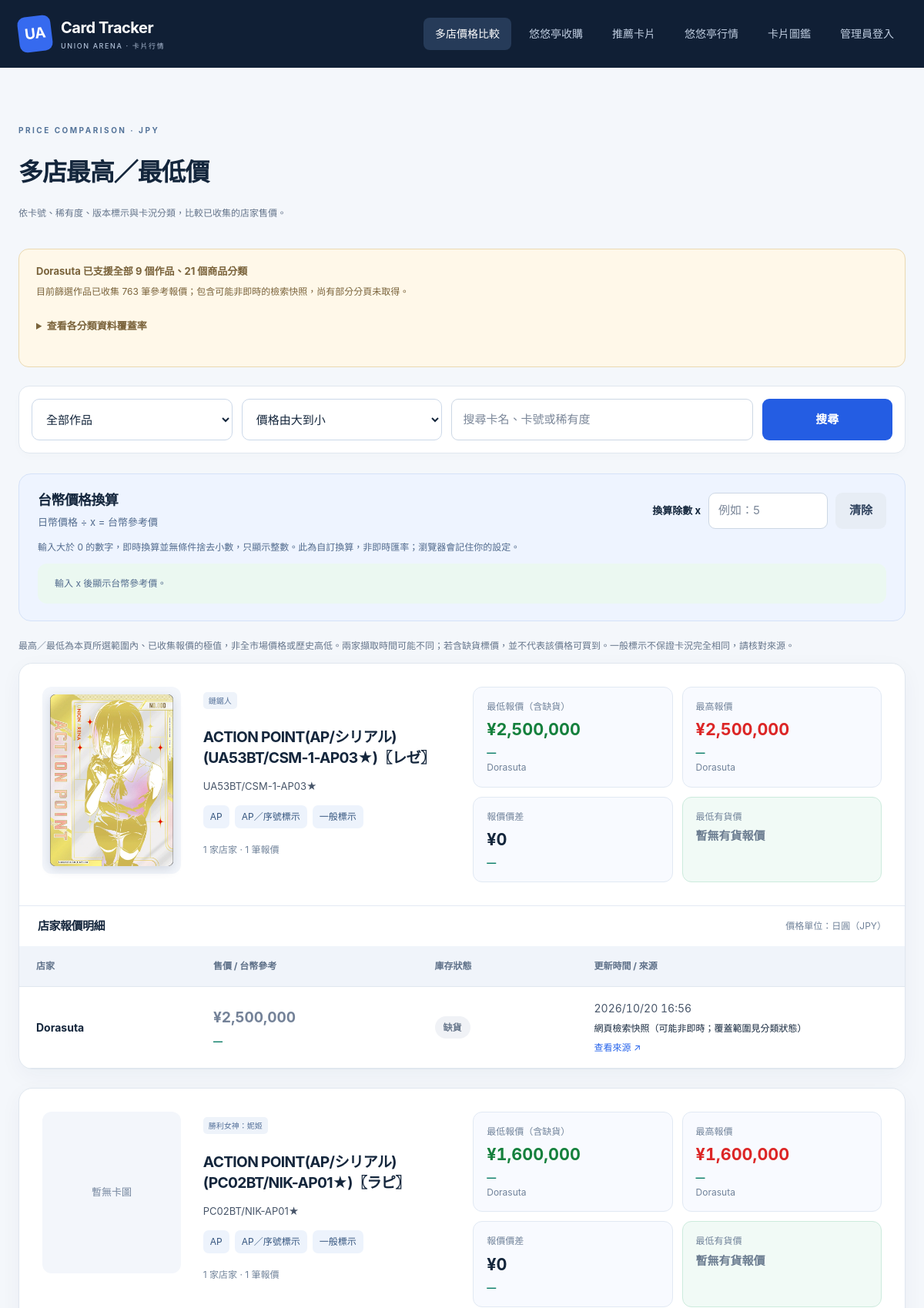
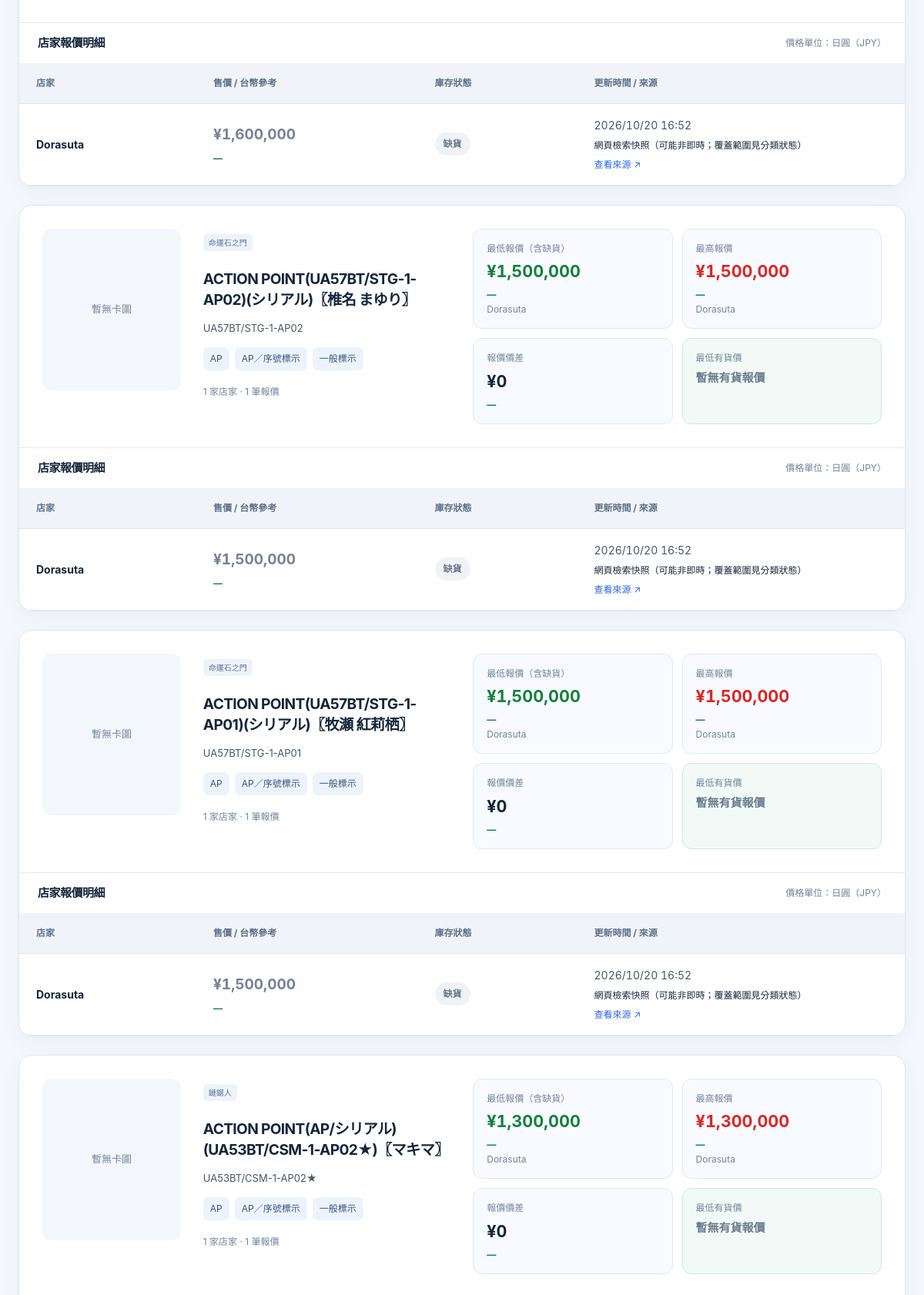
The page /prices/compare (upper part) on the database its author committed (2 pictures, top to bottom).
### tables this page shows
CREATE TABLE dora_quotes(run_id INTEGER NOT NULL,quote_id TEXT NOT NULL,card_number TEXT NOT NULL,card_name TEXT NOT NULL,rarity TEXT NOT NULL,condition TEXT NOT NULL,variant TEXT NOT NULL,promotion TEXT NOT NULL,price_jpy INTEGER NOT NULL CHECK(price_jpy>0),stock TEXT NOT NULL,source_url TEXT NOT NULL,image_url TEXT NOT NULL,series_code TEXT NOT NULL,PRIMARY KEY(run_id,quote_id));

CREATE TABLE dora_runs(id INTEGER PRIMARY KEY,captured_at TEXT NOT NULL,quote_count INTEGER NOT NULL,expected_total INTEGER,method TEXT NOT NULL,pack_code TEXT NOT NULL DEFAULT 'csm1');

### comparisons.py (the view)
@bp.route('/prices/compare')
def prices():
 series=series_arg();keyword=request.args.get('keyword','').strip()[:100];sort=request.args.get('sort','high');sort=sort if sort in ('high','low') else 'high';stock='all';view='all'
 selected_pack=request.args.get('dora_pack','')
 if selected_pack and selected_pack not in BY_PACK:selected_pack=''
 if selected_pack and series and BY_PACK[selected_pack]['series_code']!=series:selected_pack=''
 if stock not in ('all','available'):stock='all'
 if view not in ('all','dorasuta','matched'):view='dorasuta'
 with get_connection() as db:
  groups=grouped_prices(latest_products(db),latest_quotes(db));overrides=overrides_map(db);catalog_images=catalog_image_index(db);coverage_rows=coverage(db,series)
 rows=[]
 for g in groups:
  stores={q['store'] for q in g['quotes']}
  if series and g['series_code']!=series:continue
  if view=='dorasuta' and 'Dorasuta' not in stores or view=='matched' and len(stores)<2:continue
  if keyword.casefold() not in (g['card_name']+' '+g['card_number']+' '+g['rarity']).casefold():continue
  quotes=[q for q in g['quotes'] if (not selected_pack or q['pack_code']==selected_pack) and (stock!='available' or q['stock']=='有貨')]
  selected_stores={q['store'] for q in quotes}
  if view=='dorasuta' and 'Dorasuta' not in selected_stores or view=='matched' and len(selected_stores)<2:continue
  if not quotes:continue
  quotes.sort(key=lambda q:q['price_jpy']);g['quotes']=quotes;g['minimum']=quotes[0]['price_jpy'];g['maximum']=quotes[-1]['price_jpy'];g['store_count']=len({q['store'] for q in quotes});g['spread']=g['maximum']-g['minimum']
  g['minimum_stores']='、'.join(sorted({q['store'] for q in quotes if q['price_jpy']==g['minimum']}));g['maximum_stores']='、'.join(sorted({q['store'] for q in quotes if q['price_jpy']==g['maximum']}))
  available=[q for q in quotes if q['stock']=='有貨']
  g['available_minimum']=min((q['price_jpy'] for q in available),default=None)
  g['available_stores']='、'.join(sorted({q['store'] for q in available if q['price_jpy']==g['available_minimum']}))
  g['display_image']=next((choose_card_image(q['scope'],q['item_id'],g['card_number'],q['image_url'],overrides,catalog_images) for q in quotes if overrides.get((q['scope'],q['item_id'])) or q['image_url']),catalog_images.get(g['card_number'].strip().upper(),''))
  rows.append(g)
 rows.sort(key=lambda g:(g['maximum'],g['card_number']),reverse=(sort=='high'));rows,paging=pagination(rows,20)
 return render_template('comparisons.html',cards=rows,paging=paging,sort=sort,selected_series=series,keyword=keyword,stock=stock,view=view,coverage=coverage_rows,selected_pack=selected_pack,coverage_count=sum(c['latest']['quote_count'] for c in coverage_rows if c['latest']))

### app.py (called while the page is built)
@app.context_processor
def csrf():
 if 'csrf_token' not in session:session['csrf_token']=token_urlsafe(32)
 return {'csrf_token':session['csrf_token']}

@app.before_request
def check_csrf():
 if request.method=='POST' and request.url_rule is not None:
  expected=session.get('csrf_token','');supplied=request.form.get('csrf_token','')
  if not expected or not compare_digest(expected,supplied):abort(400,'表單驗證失敗，請重新整理後再試。')

### card_image_match.py (called while the page is built)
def catalog_image_index(db):
    groups=defaultdict(list)
    for r in db.execute('SELECT card_number,image_url FROM encyclopedia WHERE image_url != ?', ('',)):
        groups[r['card_number'].strip().upper()].append(r['image_url'])
    return {k: urls[0] for k,urls in groups.items() if len(urls)==1}

def choose_card_image(scope,item_id,number,remote,overrides,catalog_images):
    from catalog import resolved_image
    if overrides.get((scope,item_id)):
        return resolved_image(scope,item_id,remote,overrides)
    return remote or catalog_images.get((number or '').strip().upper(),'')

### catalog.py (called while the page is built)
def resolved_image(scope,key,remote,overrides):
    local=overrides.get((scope,key))
    return url_for('static',filename=local) if local else remote

def overrides_map(db):
    return {(r['scope'],r['item_id']):r['image_path'] for r in db.execute('SELECT * FROM image_overrides')}

### database.py (called while the page is built)
def get_connection():
    connection=sqlite3.connect(DB_NAME,timeout=15)
    connection.row_factory=sqlite3.Row
    return connection

### dorasuta.py (called while the page is built)
def normalized(value):return unicodedata.normalize('NFKC',value).strip()

def edition(name,number):
 text=normalized(name).lower()
 if '直筆' in text:return '親筆標示'
 if 'シリアル' in text or ('-AP' in number and '★' in number):return 'AP／序號標示'
 if 'winner' in text or '優勝' in text:return 'WINNER'
 if 'サイン' in text:return '簽名標示待核對'
 return '一般版本'

def identity(number,rarity,condition,variant):
 rarity='AP' if '-AP' in number and rarity in ('-','AP') else rarity
 return (normalized(number),normalized(rarity),condition,variant)

def latest_quotes(db):
 return [dict(r) for r in db.execute('SELECT p.*,r.captured_at,r.method,r.pack_code FROM dora_quotes p JOIN dora_runs r ON r.id=p.run_id WHERE r.id=(SELECT MAX(x.id) FROM dora_runs x WHERE x.pack_code=r.pack_code)')]

def coverage(db,series=''):
 latest={r['pack_code']:dict(r) for r in db.execute('SELECT * FROM dora_runs r WHERE id=(SELECT MAX(x.id) FROM dora_runs x WHERE x.pack_code=r.pack_code)')}
 return [dict(src,latest=latest.get(src['pack'])) for src in SOURCES if not series or src['series_code']==series]

### templates/comparisons.html (shortened to what this page needs)
{% extends 'public_base.html' %}{% block content %}<div class="catalog-section-title"><div><span class="eyebrow">PRICE COMPARISON · JPY</span><h1>多店最高／最低價</h1><p class="market-note">依卡號、稀有度、版本標示與卡況分類，比較已收集的店家售價。</p></div></div><section class="coverage-panel"><strong>Dorasuta 已支援全部 9 個作品、21 個商品分類</strong><p>目前篩選作品已收集 {{ coverage_count }} 筆參考報價；包含可能非即時的檢索快照，尚有部分分頁未取得。</p><details class="source-coverage"><summary>查看各分類資料覆蓋率</summary></details></section><form class="catalog-toolbar responsive-search filters-4" method="get">{% include '_series_filter.html' %}<select name="sort" aria-label="價格排序"><option value="high" {% if sort=="high" %}selected{% endif %}>價格由大到小</option></select><input name="keyword" type="search" value="{{ keyword }}" placeholder="搜尋卡名、卡號或稀有度" aria-label="搜尋比較卡片"><button>搜尋</button></form>{% include '_currency.html' %}<p class="market-note">最高／最低為本頁所選範圍內、已收集報價的極值，非全市場價格或歷史高低。兩家擷取時間可能不同；若含缺貨標價，並不代表該價格可買到。一般標示不保證卡況完全相同，請核對來源。</p><div class="comparison-list">{% for c in cards %}
<article class="comparison-card comparison-card-v2">
 <div class="comparison-hero">
  <div class="comparison-image-box">{% if c.display_image %}<img class="comparison-art" src="{{ c.display_image }}" alt="{{ c.card_name }}" loading="lazy" onerror="this.hidden=true">{% else %}<div class="comparison-image-placeholder">暫無卡圖</div>{% endif %}</div>
  <div class="comparison-identity"><span class="media-tag">{{ series_by_code[c.series_code].name }}</span><h2>{{ c.card_name }}</h2><p class="admin-card-number">{{ c.card_number }}</p><div class="comparison-chips"><span>{{ c.rarity }}</span><span>{{ c.variant }}</span><span>{{ c.condition }}</span></div><p class="comparison-note">{{ c.store_count }} 家店家 · {{ c.quotes|length }} 筆報價</p></div>
  <div class="comparison-summary">
   <div class="comparison-stat"><span>最低報價（含缺貨）</span><strong class="price-low">¥{{ '{:,}'.format(c.minimum) }}</strong><small class="twd-price" data-jpy="{{ c.minimum }}">—</small><small>{{ c.minimum_stores }}</small></div>
   <div class="comparison-stat"><span>最高報價</span><strong class="price-high">¥{{ '{:,}'.format(c.maximum) }}</strong><small class="twd-price" data-jpy="{{ c.maximum }}">—</small><small>{{ c.maximum_stores }}</small></div>
   <div class="comparison-stat"><span>報價價差</span><strong>¥{{ '{:,}'.format(c.spread) }}</strong><small class="twd-price" data-jpy="{{ c.spread }}">—</small></div>
   <div class="comparison-stat comparison-available"><span>最低有貨價</span>{% if c.available_minimum is not none %}<strong class="price-low">¥{{ '{:,}'.format(c.available_minimum) }}</strong><small class="twd-price" data-jpy="{{ c.available_minimum }}">—</small><small>{{ c.available_stores }}</small>{% else %}<strong class="comparison-no-stock">暫無有貨報價</strong>{% endif %}</div>
  </div>
 </div>
 <div class="comparison-table-title"><h3>店家報價明細</h3><span>價格單位：日圓（JPY）</span></div>
 <div class="table-scroll comparison-table-scroll"><table class="comparison-quotes-table"><thead><tr><th>店家</th><th>售價 / 台幣參考</th><th>庫存狀態</th><th>更新時間 / 來源</th></tr></thead><tbody>{% for q in c.quotes %}<tr class="{% if q.stock == '缺貨' %}comparison-out-of-stock{% endif %}"><td data-label="店家"><strong>{{ q.store }}</strong>{% if session.get('is_admin') and q.store=='Dorasuta' %}<a class="admin-source-link" href="{{ url_for('catalog.media',scope='dorasuta',item=q.item_id) }}">卡圖管理</a>{% endif %}</td><td data-label="售價"><strong class="comparison-quote-price">¥{{ '{:,}'.format(q.price_jpy) }}</strong><small class="twd-price" data-jpy="{{ q.price_jpy }}">—</small></td><td data-label="庫存"><span class="comparison-stock {% if q.stock == '有貨' %}is-available{% elif q.stock == '缺貨' %}is-unavailable{% endif %}">{{ q.stock }}</span>{% if q.promotion %}<span class="media-tag">{{ q.promotion }}</span>{% endif %}</td><td data-label="來源"><span class="admin-record-date">{{ q.captured_at|taipei_time }}</span><small class="comparison-source-method">{{ q.method }}</small>{% if q.source_url %}<a class="admin-source-link" href="{{ q.source_url }}" target="_blank" rel="noopener noreferrer">查看來源 ↗</a>{% endif %}</td></tr>{% endfor %}</tbody></table></div>
</article>{% else %}<div class="empty-state">沒有符合條件的報價，請調整搜尋條件；Dorasuta 各分類仍可能只有部分分頁資料。</div>{% endfor %}</div>{% endblock %}

### static/style.css (style rules this page uses)
.price-low { color: #15803d; font-weight: bold; }
.price-high { color: #dc2626; font-weight: bold; }
.admin-card-number { color:#475569;font-size:13px;margin-bottom:5px }
.admin-source-link { color:#2563eb;margin-top:7px;text-decoration:none;font-size:13px }
.admin-record-date { color:#475569;white-space:nowrap;font-variant-numeric:tabular-nums }

### rows shown on the page
dora_quotes: series_code "鏈鋸人", card_name "ACTION POINT(AP/シリアル)(UA53BT/CSM-1-AP03★)〖レゼ〗", card_number "UA53BT/CSM-1-AP03★", rarity "AP", variant "AP／序號標示", condition "一般標示", store_count "1", quotes|length "1", minimum "2,500,000", minimum_stores "Dorasuta", maximum "2,500,000", maximum_stores "Dorasuta", spread "0", store "Dorasuta", price_jpy "2,500,000", stock "缺貨", captured_at|taipei_time "2026/10/20 16:56", method "網頁檢索快照（可能非即時；覆蓋範圍見分類狀態）"
dora_quotes: shows "暫無卡圖", series_code "勝利女神：妮姬", card_name "ACTION POINT(AP/シリアル)(PC02BT/NIK-AP01★)〖ラピ〗", card_number "PC02BT/NIK-AP01★", rarity "AP", variant "AP／序號標示", condition "一般標示", store_count "1", quotes|length "1", minimum "1,600,000", minimum_stores "Dorasuta", maximum "1,600,000", maximum_stores "Dorasuta", spread "0", store "Dorasuta", price_jpy "1,600,000", stock "缺貨", captured_at|taipei_time "2026/10/20 16:52", method "網頁檢索快照（可能非即時；覆蓋範圍見分類狀態）"
dora_quotes: shows "暫無卡圖", series_code "命運石之門", card_name "ACTION POINT(UA57BT/STG-1-AP02)(シリアル)〖椎名 まゆり〗", card_number "UA57BT/STG-1-AP02", rarity "AP", variant "AP／序號標示", condition "一般標示", store_count "1", quotes|length "1", minimum "1,500,000", minimum_stores "Dorasuta", maximum "1,500,000", maximum_stores "Dorasuta", spread "0", store "Dorasuta", price_jpy "1,500,000", stock "缺貨", captured_at|taipei_time "2026/10/20 16:52", method "網頁檢索快照（可能非即時；覆蓋範圍見分類狀態）"
dora_quotes: shows "暫無卡圖", series_code "命運石之門", card_name "ACTION POINT(UA57BT/STG-1-AP01)(シリアル)〖牧瀬 紅莉栖〗", card_number "UA57BT/STG-1-AP01", rarity "AP", variant "AP／序號標示", condition "一般標示", store_count "1", quotes|length "1", minimum "1,500,000", minimum_stores "Dorasuta", maximum "1,500,000", maximum_stores "Dorasuta", spread "0", store "Dorasuta", price_jpy "1,500,000", stock "缺貨", captured_at|taipei_time "2026/10/20 16:52", method "網頁檢索快照（可能非即時；覆蓋範圍見分類狀態）"
dora_quotes: shows "暫無卡圖", series_code "鏈鋸人", card_name "ACTION POINT(AP/シリアル)(UA53BT/CSM-1-AP02★)〖マキマ〗", card_number "UA53BT/CSM-1-AP02★", rarity "AP", variant "AP／序號標示", condition "一般標示", store_count "1", quotes|length "1", minimum "1,300,000", minimum_stores "Dorasuta", maximum "1,300,000", maximum_stores "Dorasuta", spread "0"

### other values the page prints
{{ coverage_count }} "763"
